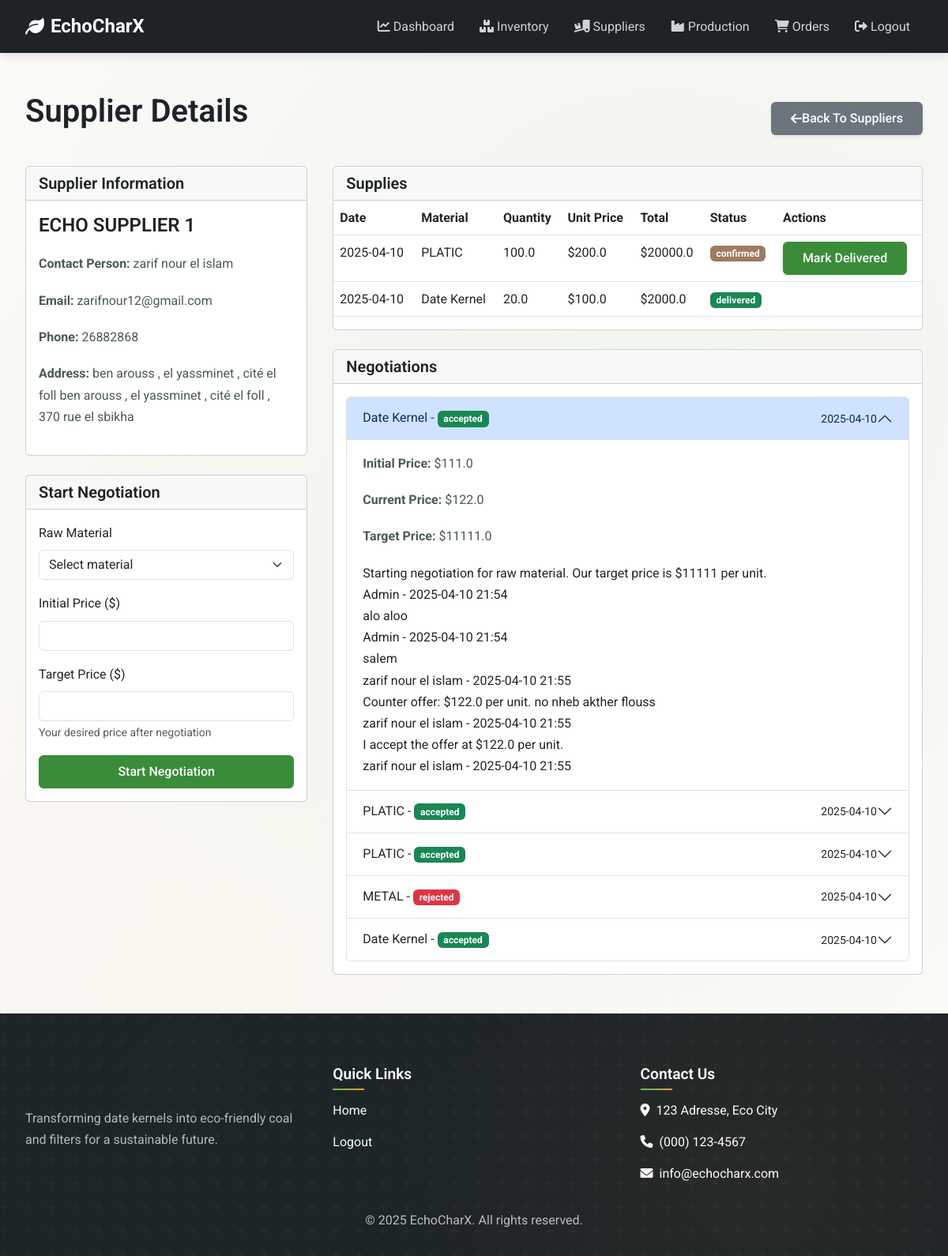
The app's page /admin/supplier/1 (signed in) with its own data.
### app/models.py (models this page shows, shortened)
class Supplier(db.Model):
    id = db.Column(db.Integer, primary_key=True)
    user_id = db.Column(db.Integer, db.ForeignKey('user.id'))
    company_name = db.Column(db.String(100))
    contact_number = db.Column(db.String(20))
    address = db.Column(db.String(200))
    supplies = db.relationship('Supply', backref='supplier', lazy='dynamic')
    negotiations = db.relationship('Negotiation', backref='supplier', lazy='dynamic')

class User(UserMixin, db.Model):
    id = db.Column(db.Integer, primary_key=True)
    name = db.Column(db.String(64), index=True)
    email = db.Column(db.String(120), index=True, unique=True)
    password_hash = db.Column(db.String(128))
    role_id = db.Column(db.Integer, db.ForeignKey('role.id'))
    supplier = db.relationship('Supplier', backref='user', uselist=False)
    client = db.relationship('Client', backref='user', uselist=False)
    created_at = db.Column(db.DateTime, default=datetime.utcnow)
    def is_admin(self):
        return self.role.name == 'admin'

class Supply(db.Model):
    id = db.Column(db.Integer, primary_key=True)
    supplier_id = db.Column(db.Integer, db.ForeignKey('supplier.id'))
    raw_material_id = db.Column(db.Integer, db.ForeignKey('raw_material.id'))
    quantity = db.Column(db.Float)
    unit_price = db.Column(db.Float)
    total_price = db.Column(db.Float)
    status = db.Column(db.String(20), default='pending')  # pending, confirmed, delivered
    created_at = db.Column(db.DateTime, default=datetime.utcnow)
    delivered_at = db.Column(db.DateTime, nullable=True)

class RawMaterial(db.Model):
    id = db.Column(db.Integer, primary_key=True)
    name = db.Column(db.String(100))
    type = db.Column(db.String(50))  # 'date_kernel' or 'filter_component'
    description = db.Column(db.Text)
    supplies = db.relationship('Supply', backref='raw_material', lazy='dynamic')
    inventory_id = db.Column(db.Integer, db.ForeignKey('inventory.id'))

class Negotiation(db.Model):
    id = db.Column(db.Integer, primary_key=True)
    supplier_id = db.Column(db.Integer, db.ForeignKey('supplier.id'))
    raw_material_id = db.Column(db.Integer, db.ForeignKey('raw_material.id'))
    raw_material = db.relationship('RawMaterial')  # ← cette ligne est nécessaire
    initial_price = db.Column(db.Float)
    current_price = db.Column(db.Float)
    target_price = db.Column(db.Float)
    status = db.Column(db.String(20), default='in_progress')  # in_progress, accepted, rejected
    created_at = db.Column(db.DateTime, default=datetime.utcnow)
    completed_at = db.Column(db.DateTime, nullable=True)
    messages = db.relationship('NegotiationMessage', backref='negotiation', lazy='dynamic')

class NegotiationMessage(db.Model):
    id = db.Column(db.Integer, primary_key=True)
    negotiation_id = db.Column(db.Integer, db.ForeignKey('negotiation.id'))
    sender_id = db.Column(db.Integer, db.ForeignKey('user.id'))
    message = db.Column(db.Text)
    created_at = db.Column(db.DateTime, default=datetime.utcnow)
    sender = db.relationship('User')

### app/routes/admin_routes.py (the view)
@admin_bp.route('/supplier/<int:supplier_id>')
@login_required
def supplier_detail(supplier_id):
    supplier = Supplier.query.get_or_404(supplier_id)
    supplies = Supply.query.filter_by(supplier_id=supplier_id).order_by(Supply.created_at.desc()).all()
    negotiations = Negotiation.query.filter_by(supplier_id=supplier_id).order_by(Negotiation.created_at.desc()).all()
    raw_materials = RawMaterial.query.all()
    return render_template(
        'admin/supplier_detail.html',
        supplier=supplier,
        supplies=supplies,
        negotiations=negotiations,
        raw_materials=raw_materials
    )

### app/models.py (called while the page is built)
@login_manager.user_loader
def load_user(user_id):
    return User.query.get(int(user_id))

### app/routes/admin_routes.py (called while the page is built)
@admin_bp.before_request
def check_admin():
    if not current_user.is_authenticated or not current_user.is_admin():
        flash('You do not have permission to access this page.', 'danger')
        return redirect(url_for('auth.login'))

### app/templates/admin/supplier_detail.html (shortened to what this page needs)
{% extends "base.html" %}
{% block content %}
<div class="d-flex justify-content-between align-items-center mb-4">
    <h1>Supplier Details</h1>
    <a href="{{ url_for('admin.suppliers') }}" class="btn btn-secondary">
        <i class="fas fa-arrow-left"></i> Back to Suppliers
    </a>
</div>
<div class="row">
    <div class="col-lg-4">
        <div class="card mb-4">
            <div class="card-header">
                <h5 class="mb-0">Supplier Information</h5>
            </div>
            <div class="card-body">
                <h4>{{ supplier.company_name }}</h4>
                <p><strong>Contact Person:</strong> {{ supplier.user.name }}</p>
                <p><strong>Email:</strong> {{ supplier.user.email }}</p>
                <p><strong>Phone:</strong> {{ supplier.contact_number }}</p>
                <p><strong>Address:</strong> {{ supplier.address }}</p>
            </div>
        </div>
        <div class="card mb-4">
            <div class="card-header d-flex justify-content-between align-items-center">
                <h5 class="mb-0">Start Negotiation</h5>
            </div>
            <div class="card-body">
                <form method="POST" action="{{ url_for('admin.start_negotiation') }}" id="negotiationForm">
                    <div class="mb-3">
                        <label for="raw_material_id" class="form-label">Raw Material</label>
                        <select class="form-select" id="raw_material_id" name="raw_material_id" required>
                            <option value="">Select material</option>
                        </select>
                    </div>
                    <div class="mb-3">
                        <label for="initialPrice" class="form-label">Initial Price ($)</label>
                        <input type="number" class="form-control" id="initialPrice" name="initial_price" step="0.01" min="0" required>
                    </div>
                    <div class="mb-3">
                        <label for="targetPrice" class="form-label">Target Price ($)</label>
                        <input type="number" class="form-control" id="targetPrice" name="target_price" step="0.01" min="0" required>
                        <small class="form-text text-muted">Your desired price after negotiation</small>
                    </div>
                    <div class="d-grid">
                        <button type="submit" class="btn btn-primary">Start Negotiation</button>
                    </div>
                </form>
            </div>
        </div>
    </div>
    <div class="col-lg-8">
        <div class="card mb-4">
            <div class="card-header">
                <h5 class="mb-0">Supplies</h5>
            </div>
            <div class="card-body p-0">
                <div class="table-responsive">
                    <table class="table table-hover">
                        <thead>
                            <tr>
                                <th>Date</th>
                                <th>Material</th>
                                <th>Quantity</th>
                                <th>Unit Price</th>
                                <th>Total</th>
                                <th>Status</th>
                                <th>Actions</th>
                            </tr>
                        </thead>
                        <tbody>
                            {% for supply in supplies %}
                            <tr>
                                <td>{{ supply.created_at.strftime('%Y-%m-%d') }}</td>
                                <td>{{ supply.raw_material.name }}</td>
                                <td>{{ supply.quantity }}</td>
                                <td>${{ supply.unit_price|round(2) }}</td>
                                <td>${{ supply.total_price|round(2) }}</td>
                                <td>
                                    <span class="badge bg-{{ 'success' if supply.status == 'delivered' else 'warning' if supply.status == 'pending' else 'info' }}">
                                        {{ supply.status }}
                                    </span>
                                </td>
                                <td>
                                    {% if supply.status == 'pending' %}
                                    <form method="POST" action="{{ url_for('admin.confirm_supply', supply_id=supply.id) }}" class="d-inline">
                                        <button type="submit" class="btn btn-sm btn-success">Confirm</button>
                                    </form>
                                    {% elif supply.status == 'confirmed' %}
                                    <form method="POST" action="{{ url_for('admin.receive_supply', supply_id=supply.id) }}" class="d-inline">
                                        <button type="submit" class="btn btn-sm btn-primary">Mark Delivered</button>
                                    </form>
                                    {% endif %}
                                </td>
                            </tr>
                            {% endfor %}
                        </tbody>
                    </table>
                </div>
            </div>
        </div>
        <div class="card">
            <div class="card-header">
                <h5 class="mb-0">Negotiations</h5>
            </div>
            <div class="card-body">
                <div class="accordion" id="negotiationsAccordion">
                    {% for negotiation in negotiations %}
                    <div class="accordion-item">
                        <h2 class="accordion-header" id="heading{{ negotiation.id }}">
                            <button class="accordion-button {{ 'collapsed' if not loop.first }}" type="button" data-bs-toggle="collapse" data-bs-target="#collapse{{ negotiation.id }}" aria-expanded="{{ 'true' if loop.first else 'false' }}" aria-controls="collapse{{ negotiation.id }}">
                                <div class="d-flex w-100 justify-content-between align-items-center">
                                    <span>{{ negotiation.raw_material.name }} -
                                        <span class="badge bg-{{ 'success' if negotiation.status == 'accepted' else 'danger' if negotiation.status == 'rejected' else 'warning' }}">
                                            {{ negotiation.status }}
                                        </span>
                                    </span>
                                    <small>{{ negotiation.created_at.strftime('%Y-%m-%d') }}</small>
                                </div>
                            </button>
                        </h2>
                        <div id="collapse{{ negotiation.id }}" class="accordion-collapse collapse {{ 'show' if loop.first }}" aria-labelledby="heading{{ negotiation.id }}" data-bs-parent="#negotiationsAccordion">
                            <div class="accordion-body">
                                <div class="mb-3">
                                    <p><strong>Initial Price:</strong> ${{ negotiation.initial_price|round(2) }}</p>
                                    <p><strong>Current Price:</strong> ${{ negotiation.current_price|round(2) }}</p>
                                    <p><strong>Target Price:</strong> ${{ negotiation.target_price|round(2) }}</p>
                                </div>
                                <div class="chat-container">
                                    {% for message in negotiation.messages %}
                                    <div class="chat-message {{ 'chat-message-admin' if message.sender.is_admin() else 'chat-message-supplier' }}">
                                        <div class="chat-message-content">
                                            {{ message.message }}
                                        </div>
                                        <div class="chat-time">
                                            {{ message.sender.name }} - {{ message.created_at.strftime('%Y-%m-%d %H:%M') }}
                                        </div>
                                    </div>
                                    {% endfor %}
                                </div>
                            </div>
                        </div>
                    </div>
                    {% endfor %}
                </div>
            </div>
        </div>
    </div>
</div>
{% endblock %}

### app/static/css/style.css (style rules this page uses)
:root { --charcoal-dark: #1D2327; --charcoal-medium: #2F3A40; --charcoal-light: #4A5859; --eco-brown-dark: #4D3427; --eco-brown: #73503A; --eco-brown-light: #9F7B62; --date-gold: #C9984B; --date-amber: #E9A03B; --date-caramel: #B77834; --eco-green-dark: #2A6D2A; --eco-green: #3A8C3A; --eco-green-light: #5DB45A; --eco-cream: #F8F4E3; --eco-sand: #E8D8B5; --eco-beige: #D8C4A5; }
* { box-sizing: border-box; margin: 0; padding: 0; transition: all 0.3s ease; }
body { font-family: 'Roboto', sans-serif; line-height: 1.7; background-color: #fbfaf8; color: var(--charcoal-dark); background-image: radial-gradient(circle at 70% 30%, rgba(93, 180, 90, 0.07) 0%, transparent 70%), radial-gradient(circle at 20% 80%, rgba(201, 152, 75, 0.05) 0%, transparent 60%); background-attachment: fixed; overflow-x: hidden; }
.bg-info ,.btn-info { background-color: #9F7B62 !important; }
h1, h2, h3, h4, h5, h6 { font-weight: 600; line-height: 1.3; margin-bottom: 1.2rem; color: var(--charcoal-dark); }
p { margin-bottom: 1.2rem; color: var(--charcoal-light); }
a { color: var(--eco-green); text-decoration: none; transition: all 0.3s ease; }
.row { display: flex; flex-wrap: wrap; margin: 0 -1rem; }
[class*="col-"] { padding: 0 1rem; }
.btn { display: inline-flex; align-items: center; justify-content: center; padding: 0.5rem 1.5rem; font-weight: 500; border-radius: 0.375rem; cursor: pointer; transition: all 0.3s cubic-bezier(0.175, 0.885, 0.32, 1.275); font-size: 1rem; text-transform: capitalize; border: 1px solid transparent; box-shadow: 0 2px 5px rgba(0, 0, 0, 0.08); position: relative; overflow: hidden; z-index: 1; }
.btn::before { content: ''; position: absolute; top: 0; left: -100%; width: 100%; height: 100%; background: linear-gradient(90deg, transparent, rgba(255, 255, 255, 0.2), transparent); transition: left 0.8s ease; z-index: -1; }
.btn-primary { background-color: var(--eco-green); color: white; border-color: var(--eco-green); }
html, body { height: 100%; width: 100%; margin: 0; }
body { display: flex; flex-direction: column; min-height: 100vh; }

### records on screen
Supplier: company_name "ECHO SUPPLIER 1", contact_number "26882868", address "ben arouss , el yassminet , cité el foll ben arouss , el yassminet , cité el foll , 370 rue el sbikha"
User: user.name "zarif nour el islam", user.email "zarifnour12@gmail.com"
Supply: created_at "2025-04-10", raw_material.name "PLATIC", quantity "100.0", unit_price "200.0", total_price "20000.0", status "confirmed"
Supply: created_at "2025-04-10", raw_material.name "Date Kernel", quantity "20.0", unit_price "100.0", total_price "2000.0", status "delivered"
Negotiation: raw_material.name "Date Kernel", status "accepted", created_at "2025-04-10", initial_price "111.0", current_price "122.0", target_price "11111.0"
NegotiationMessage: message "Starting negotiation for raw material. Our target price is $11111 per unit.", sender.name "Admin", created_at "2025-04-10 21:54"
NegotiationMessage: message "alo aloo", sender.name "Admin", created_at "2025-04-10 21:54"
NegotiationMessage: message "salem", sender.name "zarif nour el islam", created_at "2025-04-10 21:55"
NegotiationMessage: message "Counter offer: $122.0 per unit. no nheb akther flouss", sender.name "zarif nour el islam", created_at "2025-04-10 21:55"
NegotiationMessage: message "I accept the offer at $122.0 per unit.", sender.name "zarif nour el islam", created_at "2025-04-10 21:55"
Negotiation: raw_material.name "PLATIC", status "accepted", created_at "2025-04-10"
Negotiation: raw_material.name "PLATIC", status "accepted", created_at "2025-04-10"
Negotiation: raw_material.name "METAL", status "rejected", created_at "2025-04-10"
Negotiation: raw_material.name "Date Kernel", status "accepted", created_at "2025-04-10"
